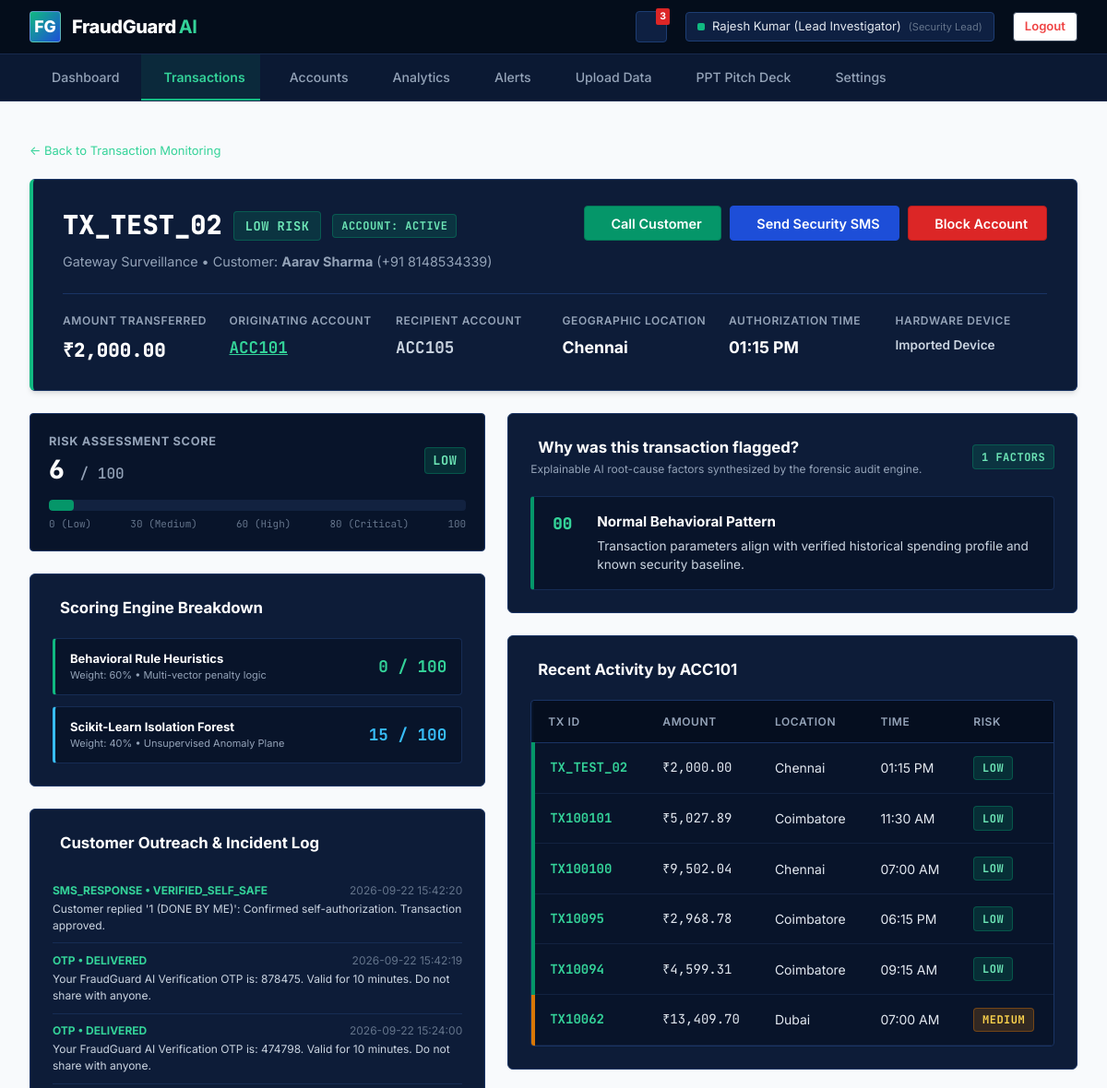
Page /transactions/TX_TEST_02 (signed in, upper part) on the earlier database version.
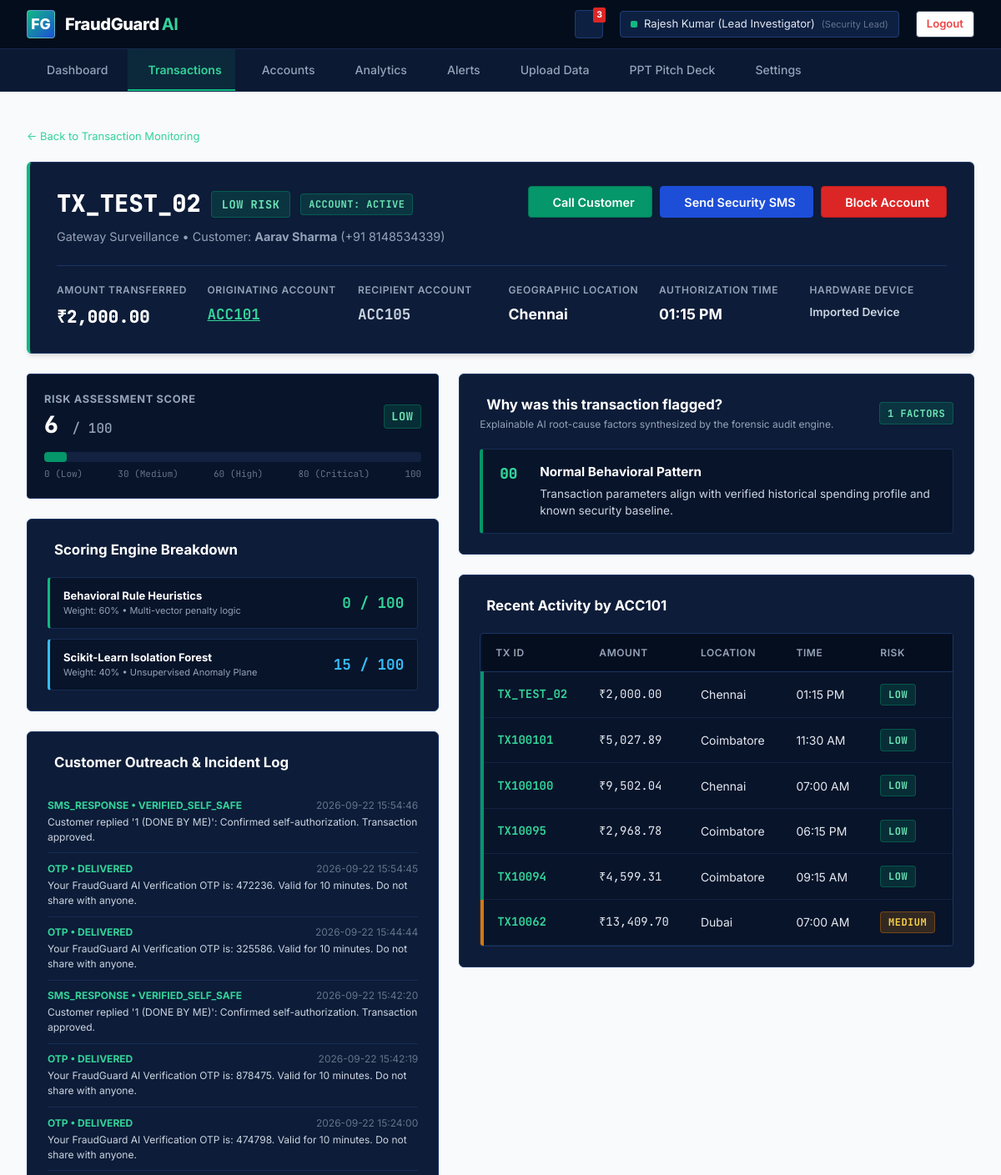
Same page on the later database version.
### tables this page shows
CREATE TABLE transactions (
            id INTEGER PRIMARY KEY AUTOINCREMENT,
            transaction_id TEXT UNIQUE NOT NULL,
            account_id TEXT NOT NULL,
            recipient_account_id TEXT,
            amount REAL NOT NULL,
            avg_amount REAL NOT NULL,
            location TEXT NOT NULL,
            time_str TEXT NOT NULL,
            device TEXT NOT NULL,
            new_device INTEGER DEFAULT 0,
            transactions_10min INTEGER DEFAULT 1,
            rule_score INTEGER DEFAULT 0,
            ml_score INTEGER DEFAULT 0,
            risk_score INTEGER DEFAULT 0,
            risk_level TEXT DEFAULT 'LOW',
            status TEXT DEFAULT 'NORMAL',
            flagged_reasons TEXT DEFAULT '[]',
            created_at TIMESTAMP DEFAULT CURRENT_TIMESTAMP
        );

CREATE TABLE customer_communications (
            id INTEGER PRIMARY KEY AUTOINCREMENT,
            account_id TEXT NOT NULL,
            transaction_id TEXT,
            type TEXT NOT NULL, -- CALL, SMS, WHATSAPP
            recipient_contact TEXT NOT NULL,
            message_content TEXT NOT NULL,
            status TEXT DEFAULT 'DELIVERED', -- SENT, DELIVERED, ANSWERED, CONFIRMED_FRAUD, CONFIRMED_SAFE
            response TEXT,
            created_at TIMESTAMP DEFAULT CURRENT_TIMESTAMP
        );

### app.py (the view)
@app.route('/transactions/<tx_id>')
@login_required
def transaction_details_view(tx_id):
    tx = get_transaction_by_id(tx_id)
    if not tx:
        flash(f'Transaction {tx_id} not found.', 'warning')
        return redirect(url_for('transactions_view'))
    account = get_account_profile(tx['account_id'])
    try:
        flagged_reasons = json.loads(tx['flagged_reasons']) if tx['flagged_reasons'] else []
    except Exception:
        flagged_reasons = []
    account_history = get_transactions_for_account(tx['account_id'])[:6]
    communications = get_communications_for_account(tx['account_id'])
    return render_template(
        'transaction_details.html',
        tx=tx,
        account=dict(account) if account else None,
        reasons=flagged_reasons,
        account_history=account_history,
        communications=communications
    )

### app.py (called while the page is built)
def login_required(f):
    @wraps(f)
    def decorated_function(*args, **kwargs):
        if 'user_id' not in session:
            if request.is_json or request.path.startswith('/api/'):
                return jsonify({'success': False, 'message': 'Authentication required. Please log in.'}), 401
            return redirect(url_for('login_view', next=request.url))
        return f(*args, **kwargs)
    return decorated_function

### database.py (called while the page is built)
def get_db_connection():
    os.makedirs(os.path.dirname(DB_PATH), exist_ok=True)
    conn = sqlite3.connect(DB_PATH, timeout=30.0)
    conn.row_factory = sqlite3.Row
    return conn

def get_account_profile(account_id):
    conn = get_db_connection()
    account = conn.execute('SELECT * FROM accounts WHERE account_id = ?', (account_id,)).fetchone()
    conn.close()
    return account

def get_communications_for_account(account_id):
    conn = get_db_connection()
    rows = conn.execute('SELECT * FROM customer_communications WHERE account_id = ? ORDER BY id DESC', (account_id,)).fetchall()
    conn.close()
    return [dict(r) for r in rows]

### templates/transaction_details.html (shortened to what the changed rows need)
{% extends "base.html" %}
{% block content %}
<div class="app-main-content">
    <div class="dashboard-hero-panel" style="margin-bottom: 1.5rem;">
        <div style="display: flex; justify-content: space-between; align-items: flex-start; flex-wrap: wrap; gap: 1rem;">
            <div>
                <div style="display: flex; align-items: center; gap: 0.75rem; margin-bottom: 0.4rem;">
                    <span class="mono" style="font-size: 1.8rem; font-weight: 800; color: #FFFFFF;">
                        {{ tx.transaction_id }}
                    </span>
                    <span class="risk-tag {{ tx.risk_level.lower() }}" style="font-size: 0.85rem; padding: 0.3rem 0.75rem;">
                        {{ tx.risk_level }} RISK
                    </span>
                    <span id="accountStatusBadge" class="risk-tag {% if account and account.status == 'BLOCKED' %}blocked{% else %}active{% endif %}">
                        ACCOUNT: {{ account.status if account else 'ACTIVE' }}
                    </span>
                </div>
            </div>
        </div>
        <div style="display: grid; grid-template-columns: repeat(6, 1fr); gap: 1rem; margin-top: 1.5rem; padding-top: 1.25rem; border-top: 1px solid #1A3464;">
            <div>
                <div class="metric-label">Amount Transferred</div>
                <div class="mono" style="font-size: 1.3rem; font-weight: 800; color: #FFFFFF;">
                    ₹{{ "{:,.2f}".format(tx.amount) }}
                </div>
            </div>
            <div>
                <div class="mono" style="font-size: 1.1rem; font-weight: 700;">
                    <a href="{{ url_for('account_details_view', account_id=tx.account_id) }}" style="color: #34D399; text-decoration: underline;">
                        {{ tx.account_id }}
                    </a>
                </div>
            </div>
            <div>
                <div class="metric-label">Recipient Account</div>
                <div class="mono" style="font-size: 1.1rem; font-weight: 700; color: #CBD5E1;">
                    {{ tx.recipient_account_id if tx.recipient_account_id else 'ACC105' }}
                </div>
            </div>
            <div>
                <div class="metric-label">Geographic Location</div>
                <div style="font-size: 1.1rem; font-weight: 700; color: #FFFFFF;">
                    {{ tx.location }}
                </div>
            </div>
            <div>
                <div class="metric-label">Authorization Time</div>
                <div style="font-size: 1.1rem; font-weight: 700; color: #FFFFFF;">
                    {{ tx.time_str }}
                </div>
            </div>
            <div>
                <div class="metric-label">Hardware Device</div>
                <div style="font-size: 0.85rem; font-weight: 600; color: #CBD5E1; word-break: break-word;">
                    {{ tx.device }}
                </div>
            </div>
        </div>
    </div>
    <div class="investigation-grid">
        <div>
            <div class="horizontal-risk-bar-container">
                <div class="risk-bar-meta">
                    <div>
                        <div style="font-size: 0.8rem; font-weight: 700; text-transform: uppercase; color: #94A3B8; letter-spacing: 0.05em;">
                            Risk Assessment Score
                        </div>
                        <div class="risk-score-display">
                            {{ tx.risk_score }} <span style="font-size: 1rem; color: #94A3B8; font-weight: 500;">/ 100</span>
                        </div>
                    </div>
                    <span class="risk-tag {{ tx.risk_level.lower() }}" style="font-size: 0.85rem;">
                        {{ tx.risk_level }}
                    </span>
                </div>
            </div>
            <div class="panel-card" style="margin-bottom: 1.5rem;">
                <div style="display: flex; flex-direction: column; gap: 0.75rem;">
                    <div style="background: #08142A; border: 1px solid #162C54; border-left: 3px solid #10B981; border-radius: 4px; padding: 0.75rem 1rem; display: flex; justify-content: space-between; align-items: center;">
                        <div>
                            <div style="font-size: 13px; font-weight: 700; color: #FFFFFF;">Behavioral Rule Heuristics</div>
                            <div style="font-size: 11px; color: #94A3B8;">Weight: 60% &bull; Multi-vector penalty logic</div>
                        </div>
                        <span class="mono" style="font-size: 1.1rem; font-weight: 700; color: #34D399;">
                            {{ tx.rule_score }} / 100
                        </span>
                    </div>
                    <div style="background: #08142A; border: 1px solid #162C54; border-left: 3px solid #38BDF8; border-radius: 4px; padding: 0.75rem 1rem; display: flex; justify-content: space-between; align-items: center;">
                        <div>
                            <div style="font-size: 13px; font-weight: 700; color: #FFFFFF;">Scikit-Learn Isolation Forest</div>
                            <div style="font-size: 11px; color: #94A3B8;">Weight: 40% &bull; Unsupervised Anomaly Plane</div>
                        </div>
                        <span class="mono" style="font-size: 1.1rem; font-weight: 700; color: #38BDF8;">
                            {{ tx.ml_score }} / 100
                        </span>
                    </div>
                </div>
            </div>
            <div class="panel-card">
                <div style="font-size: 12px;">
                    {% for comm in communications %}
                    <div style="padding: 0.6rem 0; border-bottom: 1px solid #162C54;">
                        <div style="display: flex; justify-content: space-between; margin-bottom: 2px;">
                            <strong style="color: #34D399;">{{ comm.type }} &bull; {{ comm.status }}</strong>
                            <span style="color: #64748B;">{{ comm.created_at }}</span>
                        </div>
                        <div style="color: #CBD5E1;">{{ comm.message_content }}</div>
                    </div>
                    {% else %}
                    <div style="color: #94A3B8; padding: 0.5rem 0;">No prior customer outreach recorded for this account.</div>
                    {% endfor %}
                </div>
            </div>
        </div>
        <div>
            <div class="panel-card" style="margin-bottom: 1.5rem;">
                <div class="explainable-reason-list">
                    {% for reason in reasons %}
                    <div class="reason-rect-row {{ reason.severity.lower() if reason.severity else 'high' }}">
                        <span class="reason-index-code">{{ reason.code }}</span>
                        <div>
                            <div class="reason-title">{{ reason.title }}</div>
                            <div class="reason-desc">{{ reason.description }}</div>
                        </div>
                    </div>
                    {% endfor %}
                </div>
            </div>
            <div class="panel-card">
                <div class="panel-header">
                    <h3 class="panel-title">
                         Recent Activity by {{ tx.account_id }}
                    </h3>
                </div>
                <div class="table-responsive-container">
                    <table class="fraud-table">
                        <thead>
                            <tr>
                                <th>Tx ID</th>
                                <th>Amount</th>
                                <th>Location</th>
                                <th>Time</th>
                                <th>Risk</th>
                            </tr>
                        </thead>
                        <tbody>
                            {% for hist in account_history %}
                            <tr class="risk-{{ hist.risk_level.lower() }}">
                                <td class="mono" style="font-weight: 700; color: #34D399;">{{ hist.transaction_id }}</td>
                                <td class="mono">₹{{ "{:,.2f}".format(hist.amount) }}</td>
                                <td>{{ hist.location }}</td>
                                <td>{{ hist.time_str }}</td>
                                <td><span class="risk-tag {{ hist.risk_level.lower() }}">{{ hist.risk_level }}</span></td>
                            </tr>
                            {% endfor %}
                        </tbody>
                    </table>
                </div>
            </div>
        </div>
    </div>
</div>
{% endblock %}

Differences in the rows shown:
added customer_communications: type "SMS_RESPONSE", status "VERIFIED_SELF_SAFE", created_at "2026-09-22 15:54:46", message_content "Customer replied '1 (DONE BY ME)': Confirmed self-authorization. Transaction approved."
added customer_communications: type "OTP", status "DELIVERED", created_at "2026-09-22 15:54:45", message_content "Your FraudGuard AI Verification OTP is: 472236. Valid for 10 minutes. Do not share with anyone."
added customer_communications: type "OTP", status "DELIVERED", created_at "2026-09-22 15:44:44", message_content "Your FraudGuard AI Verification OTP is: 325586. Valid for 10 minutes. Do not share with anyone."
